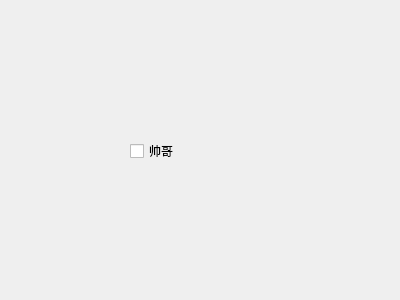
<?xml version="1.0" encoding="UTF-8"?>
<ui version="4.0">
 <class>text</class>
 <widget class="QWidget" name="text">
  <property name="geometry">
   <rect>
    <x>0</x>
    <y>0</y>
    <width>400</width>
    <height>300</height>
   </rect>
  </property>
  <property name="windowTitle">
   <string>Form</string>
  </property>
  <widget class="QCheckBox" name="checkBox">
   <property name="geometry">
    <rect>
     <x>130</x>
     <y>140</y>
     <width>97</width>
     <height>22</height>
    </rect>
   </property>
   <property name="text">
    <string>帅哥</string>
   </property>
  </widget>
 </widget>
 <resources/>
 <connections/>
</ui>
